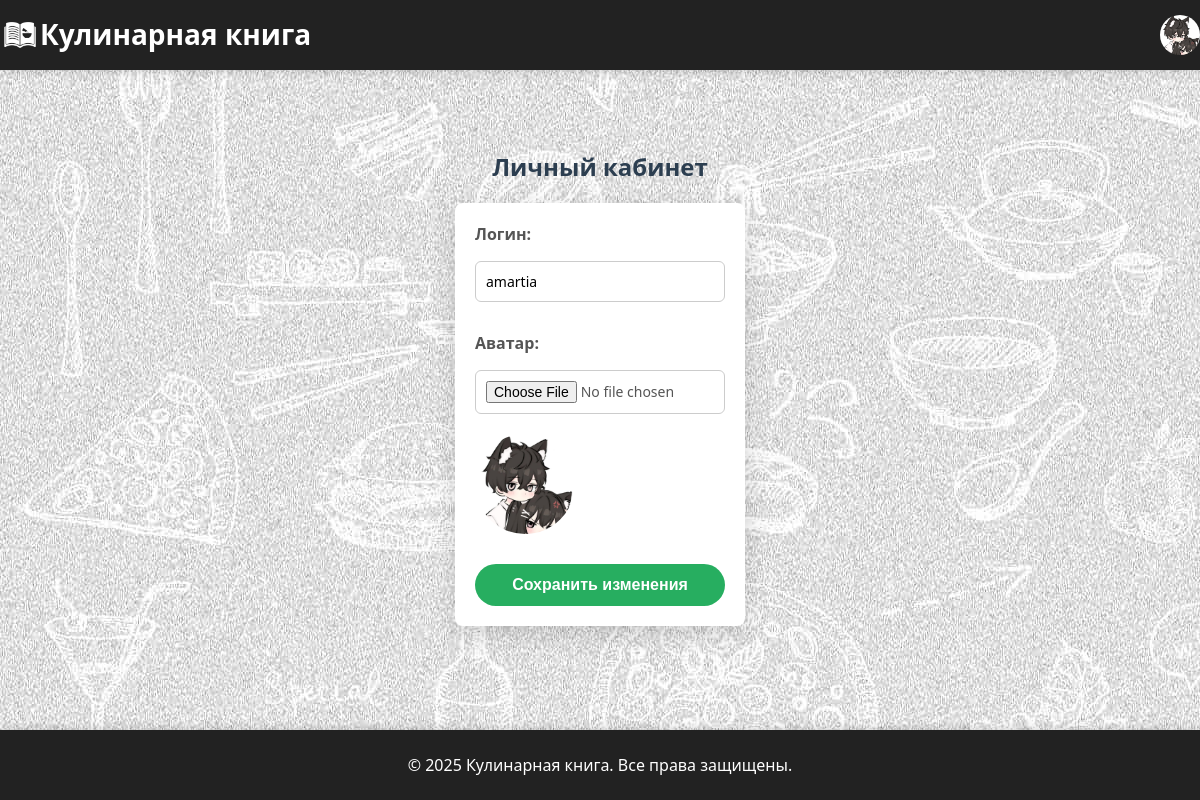
The app's page /profile.php (signed in) with its own data.
### tables this page shows
CREATE TABLE `users` (
  `id` int(11) NOT NULL,
  `username` varchar(50) NOT NULL,
  `email` varchar(100) NOT NULL,
  `password_hash` varchar(255) NOT NULL,
  `is_admin` tinyint(1) DEFAULT 0,
  `created_at` timestamp NOT NULL DEFAULT current_timestamp(),
  `avatar` varchar(255) DEFAULT NULL
);

### profile.php (the view, shortened to what this page needs)
<?php
$host = 'localhost';
$dbname = 'cookbook';
$username_db = 'root';
$password = '';
try {
    $pdo = new PDO("mysql:host=$host;dbname=$dbname;charset=utf8", $username_db, $password);
    $pdo->setAttribute(PDO::ATTR_ERRMODE, PDO::ERRMODE_EXCEPTION);
} catch (PDOException $e) {
    die("Ошибка подключения: " . $e->getMessage());
}
$user_id = $_SESSION['user_id'];
$stmt = $pdo->prepare("SELECT username, avatar FROM users WHERE id = ?");
$stmt->execute([$user_id]);
$user = $stmt->fetch(PDO::FETCH_ASSOC);
?>
<!DOCTYPE html>
<html lang="ru">
<head>
    <link rel="stylesheet" href="styles.css" />
    <link rel="stylesheet" href="css/profile.css" />
</head>
<body>
    <header>
        <div class="container">
            <img src="img/logo.png" class="logo">
            <h1 class="site-title"><a href="index.php">Кулинарная книга</a></h1>
            <nav aria-label="Пользовательское меню" id="userNav" class="userNav">
            </nav>
        </div>
    </header>
    <div class="container" style="display: grid">
        <h2 style="justify-self: center">Личный кабинет</h2>
        <form method="POST" enctype="multipart/form-data" style="display: grid;">
            <label>Логин: <input type="text" name="username" value="<?php echo htmlspecialchars($user['username']); ?>" required></label>
            <label>Аватар: <input type="file" name="avatar" accept="image/*">
                <?php if ($user['avatar']): ?>
                    <img src="<?php echo htmlspecialchars($user['avatar']); ?>" alt="Текущий аватар" style="max-width: 100px; max-height: 100px;">
                <?php endif; ?>
            </label>
            <button type="submit">Сохранить изменения</button>
        </form>
    </div>
    <footer>
        <div class="container">
            <p>© 2025 Кулинарная книга. Все права защищены.</p>
        </div>
    </footer>
</body>
</html>

### styles.css (style rules this page uses)
form label, .auth-form label { display: flex; flex-direction: column; font-weight: 600; font-size: 16px; margin-bottom: 15px; }
form label input, form label select, form label textarea, .auth-form label input { margin-top: 6px; padding: 8px 12px; font-size: 14px; border: 1px solid #ccc; border-radius: 6px; font-family: inherit; resize: vertical; }
form button[type="submit"], .auth-form button { background-color: #2980b9; border: none; color: white; padding: 12px 25px; font-weight: 700; border-radius: 25px; cursor: pointer; font-size: 16px; transition: background-color 0.3s; width: 100%; }

### css/profile.css (style rules this page uses)
* { margin: 0; padding: 0; box-sizing: border-box; }
body { font-family: "Segoe UI", Tahoma, Geneva, Verdana, sans-serif; background-image: url(../img/1679657594_bogatyr-club-p-fon-shkolnii-serii-krasivo-36.jpg); color: #333; }
.container { max-width: 1320px; margin: 0 auto; display: flex; }
header { background: #222222; color: white; padding: 15px 0; box-shadow: 0 2px 8px rgba(0, 0, 0, 0.15); position: sticky; top: 0; z-index: 100; margin-bottom: 60px; }
.logo { height: 40px; }
.userNav { margin-left: 30px; position: relative; display: flex; }
.site-title { margin: 0; font-size: 28px; flex-grow: 1; font-weight: 700; }
.site-title a { color: inherit; text-decoration: none; }
.container > h2 { margin: 20px 0; font-size: 24px; font-weight: 700; color: #2c3e50; }
.container form { display: flex; flex-direction: column; gap: 15px; padding: 20px; background: #fff; border-radius: 8px; box-shadow: 0 8px 24px rgba(0, 0, 0, 0.15); max-width: 600px; margin: 0 auto; }
.container form label { display: flex; flex-direction: column; gap: 10px; font-weight: 600; color: #555; width: 250px; }
.container form input[type="text"], .container form input[type="file"] { padding: 10px; border: 1px solid #ccc; border-radius: 6px; font-family: inherit; font-size: 14px; width: 100%; box-sizing: border-box; }
.container form img { width: 250px; height: 250px; border-radius: 50%; margin-top: 10px; display: block; object-fit: cover; }
.container form button { background-color: #27ae60; border: none; color: white; padding: 12px 20px; font-weight: 700; border-radius: 25px; cursor: pointer; font-size: 16px; transition: background-color 0.3s; align-self: flex-start; }
footer { height: 70px; display: flex; justify-content: center; background: #222222; color: white; padding: 15px 40px; box-shadow: 0 -2px 8px rgba(0, 0, 0, 0.15); flex-shrink: 0; align-items: center; position: fixed; bottom: 0; left: 0; right: 0; }
footer p { text-align: center; }

### records on screen
users: username "amartia", avatar (picture)
